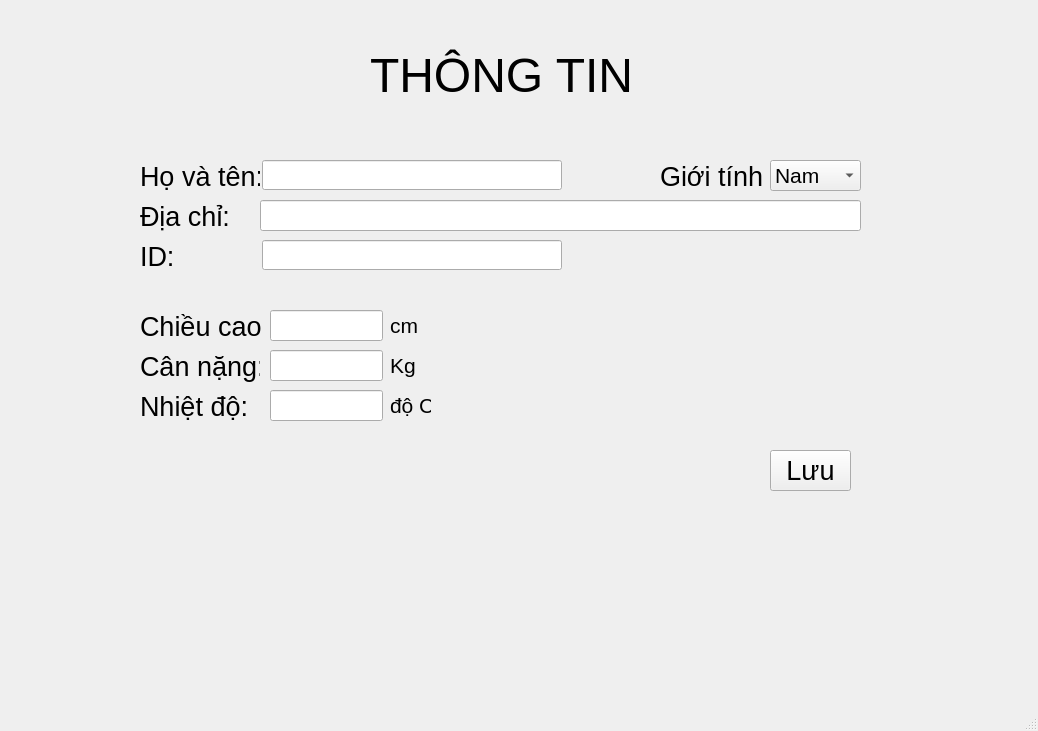
<?xml version="1.0" encoding="UTF-8"?>
<ui version="4.0">
 <class>MainWindow</class>
 <widget class="QMainWindow" name="MainWindow">
  <property name="geometry">
   <rect>
    <x>0</x>
    <y>0</y>
    <width>1038</width>
    <height>731</height>
   </rect>
  </property>
  <property name="windowTitle">
   <string>MainWindow</string>
  </property>
  <widget class="QWidget" name="centralwidget">
   <widget class="QLabel" name="label">
    <property name="geometry">
     <rect>
      <x>370</x>
      <y>40</y>
      <width>261</width>
      <height>71</height>
     </rect>
    </property>
    <property name="font">
     <font>
      <pointsize>36</pointsize>
     </font>
    </property>
    <property name="text">
     <string>THÔNG TIN</string>
    </property>
   </widget>
   <widget class="QLineEdit" name="enter_name">
    <property name="geometry">
     <rect>
      <x>262</x>
      <y>160</y>
      <width>300</width>
      <height>30</height>
     </rect>
    </property>
    <property name="font">
     <font>
      <pointsize>16</pointsize>
     </font>
    </property>
   </widget>
   <widget class="QLabel" name="name">
    <property name="geometry">
     <rect>
      <x>140</x>
      <y>160</y>
      <width>120</width>
      <height>32</height>
     </rect>
    </property>
    <property name="font">
     <font>
      <pointsize>20</pointsize>
     </font>
    </property>
    <property name="text">
     <string>Họ và tên:</string>
    </property>
   </widget>
   <widget class="QLabel" name="gioitinh">
    <property name="geometry">
     <rect>
      <x>660</x>
      <y>160</y>
      <width>120</width>
      <height>32</height>
     </rect>
    </property>
    <property name="font">
     <font>
      <pointsize>20</pointsize>
     </font>
    </property>
    <property name="text">
     <string>Giới tính</string>
    </property>
   </widget>
   <widget class="QComboBox" name="comboBox">
    <property name="geometry">
     <rect>
      <x>770</x>
      <y>160</y>
      <width>91</width>
      <height>31</height>
     </rect>
    </property>
    <property name="font">
     <font>
      <pointsize>16</pointsize>
     </font>
    </property>
    <item>
     <property name="text">
      <string>Nam</string>
     </property>
    </item>
    <item>
     <property name="text">
      <string>Nữ</string>
     </property>
    </item>
    <item>
     <property name="text">
      <string>Khác</string>
     </property>
    </item>
   </widget>
   <widget class="QLineEdit" name="address">
    <property name="geometry">
     <rect>
      <x>260</x>
      <y>200</y>
      <width>601</width>
      <height>31</height>
     </rect>
    </property>
    <property name="font">
     <font>
      <pointsize>16</pointsize>
     </font>
    </property>
   </widget>
   <widget class="QLabel" name="label_2">
    <property name="geometry">
     <rect>
      <x>140</x>
      <y>200</y>
      <width>120</width>
      <height>32</height>
     </rect>
    </property>
    <property name="font">
     <font>
      <pointsize>20</pointsize>
     </font>
    </property>
    <property name="text">
     <string>Địa chỉ:</string>
    </property>
   </widget>
   <widget class="QPushButton" name="Button_Save">
    <property name="geometry">
     <rect>
      <x>770</x>
      <y>450</y>
      <width>81</width>
      <height>41</height>
     </rect>
    </property>
    <property name="font">
     <font>
      <pointsize>20</pointsize>
     </font>
    </property>
    <property name="text">
     <string>Lưu</string>
    </property>
   </widget>
   <widget class="QLabel" name="chieuCao">
    <property name="geometry">
     <rect>
      <x>140</x>
      <y>310</y>
      <width>121</width>
      <height>32</height>
     </rect>
    </property>
    <property name="font">
     <font>
      <pointsize>20</pointsize>
     </font>
    </property>
    <property name="text">
     <string>Chiều cao:</string>
    </property>
   </widget>
   <widget class="QLabel" name="CanNang">
    <property name="geometry">
     <rect>
      <x>140</x>
      <y>350</y>
      <width>120</width>
      <height>32</height>
     </rect>
    </property>
    <property name="font">
     <font>
      <pointsize>20</pointsize>
     </font>
    </property>
    <property name="text">
     <string>Cân nặng:</string>
    </property>
   </widget>
   <widget class="QLabel" name="NhietDo">
    <property name="geometry">
     <rect>
      <x>140</x>
      <y>390</y>
      <width>120</width>
      <height>32</height>
     </rect>
    </property>
    <property name="font">
     <font>
      <pointsize>20</pointsize>
     </font>
    </property>
    <property name="text">
     <string>Nhiệt độ:</string>
    </property>
   </widget>
   <widget class="QLabel" name="label_3">
    <property name="geometry">
     <rect>
      <x>140</x>
      <y>240</y>
      <width>120</width>
      <height>32</height>
     </rect>
    </property>
    <property name="font">
     <font>
      <pointsize>20</pointsize>
     </font>
    </property>
    <property name="text">
     <string>ID:</string>
    </property>
   </widget>
   <widget class="QLineEdit" name="lineEdit_chieucao">
    <property name="geometry">
     <rect>
      <x>270</x>
      <y>310</y>
      <width>113</width>
      <height>31</height>
     </rect>
    </property>
    <property name="font">
     <font>
      <pointsize>16</pointsize>
     </font>
    </property>
   </widget>
   <widget class="QLineEdit" name="lineEdit_cannang">
    <property name="geometry">
     <rect>
      <x>270</x>
      <y>350</y>
      <width>113</width>
      <height>31</height>
     </rect>
    </property>
    <property name="font">
     <font>
      <pointsize>16</pointsize>
     </font>
    </property>
   </widget>
   <widget class="QLineEdit" name="lineEdit_nhietdo">
    <property name="geometry">
     <rect>
      <x>270</x>
      <y>390</y>
      <width>113</width>
      <height>31</height>
     </rect>
    </property>
    <property name="font">
     <font>
      <pointsize>16</pointsize>
     </font>
    </property>
   </widget>
   <widget class="QLabel" name="label_4">
    <property name="geometry">
     <rect>
      <x>390</x>
      <y>310</y>
      <width>41</width>
      <height>31</height>
     </rect>
    </property>
    <property name="font">
     <font>
      <pointsize>16</pointsize>
     </font>
    </property>
    <property name="text">
     <string>cm</string>
    </property>
   </widget>
   <widget class="QLabel" name="label_5">
    <property name="geometry">
     <rect>
      <x>390</x>
      <y>350</y>
      <width>41</width>
      <height>31</height>
     </rect>
    </property>
    <property name="font">
     <font>
      <pointsize>16</pointsize>
     </font>
    </property>
    <property name="text">
     <string>Kg</string>
    </property>
   </widget>
   <widget class="QLabel" name="label_6">
    <property name="geometry">
     <rect>
      <x>390</x>
      <y>390</y>
      <width>41</width>
      <height>31</height>
     </rect>
    </property>
    <property name="font">
     <font>
      <pointsize>16</pointsize>
     </font>
    </property>
    <property name="text">
     <string>độ C</string>
    </property>
   </widget>
   <widget class="QLineEdit" name="enter_id">
    <property name="geometry">
     <rect>
      <x>262</x>
      <y>240</y>
      <width>300</width>
      <height>30</height>
     </rect>
    </property>
    <property name="font">
     <font>
      <pointsize>16</pointsize>
     </font>
    </property>
   </widget>
  </widget>
  <widget class="QMenuBar" name="menubar">
   <property name="geometry">
    <rect>
     <x>0</x>
     <y>0</y>
     <width>1038</width>
     <height>21</height>
    </rect>
   </property>
  </widget>
  <widget class="QStatusBar" name="statusbar"/>
 </widget>
 <resources/>
 <connections/>
</ui>
